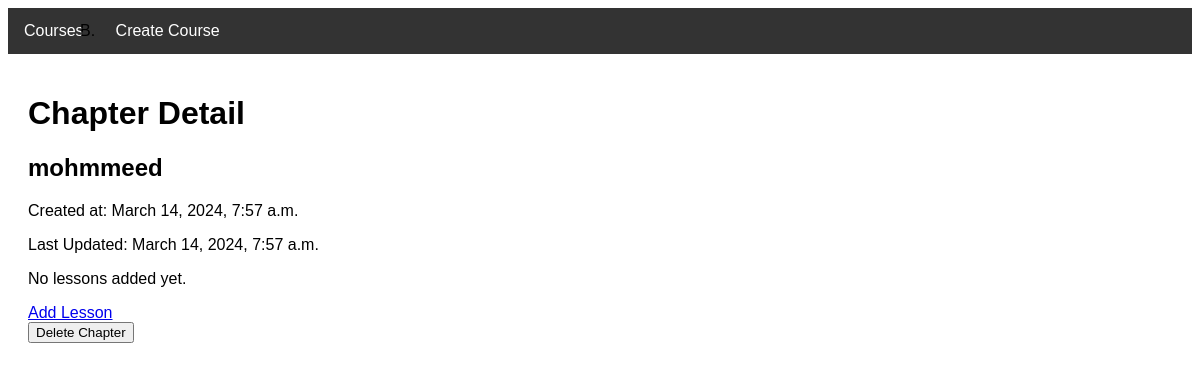
The page /chapter_detail/30/ on the database its author committed.
### courses/models.py (models this page shows, shortened)
class Chapter(models.Model):
    course=models.ForeignKey(Course, related_name='chapters', on_delete=models.CASCADE)
    name=models.CharField(max_length=100)
    created_at=models.DateTimeField(auto_now_add=True)
    updated_at=models.DateTimeField(auto_now=True)
    class Meta:
        ordering=('id',)

### courses/views.py (the view)
# urls.py: path('chapter_detail/<int:chapter_id>/', views.chapter_detail, name='chapter_detail'),
def chapter_detail(request, chapter_id):
    chapter = get_object_or_404(Chapter, id=chapter_id)
    lessons = Lesson.objects.filter(chapter_id=chapter_id)
    lesson_count = lessons.count()
    return render(request, 'chapter_detail.html',
                  {'chapter': chapter, 'lessons': lessons, 'lesson_count': lesson_count})

### courses/templates/chapter_detail.html (shortened to what this page needs)
{% extends 'base.html' %}
{% load static %}
{% block content %}
    <div class="container mx-auto px-4 py-8">
        <h1 class="text-3xl font-bold mb-6">Chapter Detail</h1>
        <div class="bg-gray-100 border border-gray-200 rounded-lg p-4 mb-8">
            <h2 class="text-xl font-semibold mb-2">{{ chapter.name }}</h2>
            <p class="text-gray-600 mb-2">Created at: {{ chapter.created_at }}</p>
            <p class="text-gray-600 mb-2">Last Updated: {{ chapter.updated_at }}</p>
        </div>
        {% if lesson %}
            <h1 class="text-3xl font-bold mb-6">Lesson Detail</h1>
            <div class="bg-gray-100 border border-gray-200 rounded-lg p-4 mb-8">
                <h2 class="text-xl font-semibold mb-2">{{ lesson.name }}</h2>
                <div class="flex items-center mb-4">
                    <video controls class="mr-4" width="320" height="180">
                        <source src="{{ lesson.video }}" type="video/mp4">
                        Your browser does not support the video tag.
                    </video>
                    <div>
                        <a href="{{ lesson.pdf }}" class="btn btn-blue mr-2">Download PDF</a>
                        <p class="text-gray-600">Last Updated: {{ lesson.updated_at }}</p>
                    </div>
                </div>
            </div>
        {% else %}
            <p>No lessons added yet.</p>
        {% endif %}
        <a href="{% url 'add_lessons' chapter.id %}" class="btn btn-blue">Add Lesson</a>
        <form action="{% url 'delete_chapter' chapter.id %}" method="post" class="mt-4">
            <button type="submit" class="btn btn-red">Delete Chapter</button>
        </form>
    </div>
{% endblock %}

### courses/templates/base.html (style rules this page uses)
body { font-family: Arial, sans-serif; margin: 5; padding: 3; }

### rows shown on the page
Chapter: name "mohmmeed", created_at "March 14, 2024, 7:57 a.m.", updated_at "March 14, 2024, 7:57 a.m."
